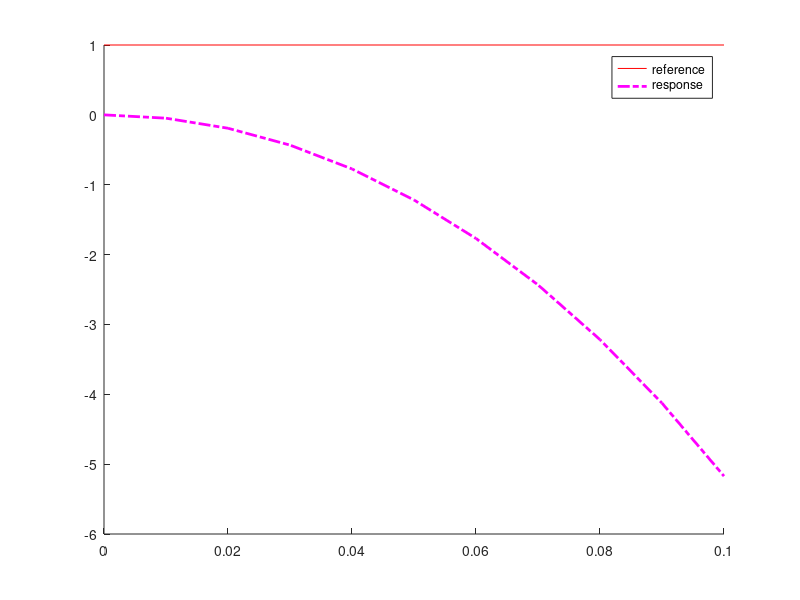

Write MATLAB code to recreate this figure.
%% Mech 482, HW 3 Problem 2, Christopher Abel

clear all, close all, clc;

m1 = .05975; % kg; mass of pendulum arm
L1 = .117; % meter; length of pendulum arm to wheel
Lc = L1/2;  % meter; center of mass of pendulum arm
I1 = .000048463; % kg*m^2; Moment of inertia of pendulum arm
m2 = .058; % kg; mass of wheel
I2 = .0000076242; % kg*m^2; Moment of inertia of wheel
mBar = m1*Lc + m2*L1; % Substitution variable to make calculation easier
g = 9.81; % m/s^2; gravity

Q = m1*Lc^2 + m2*L1^2 + I1; % Substitution variable to make constructing the matrices easier

A = [0 1 0 0; mBar*g/Q 0 0 0; 0 0 0 1; -mBar*g/Q 0 0 0]; % State-Space Representation
B = [0; -1/Q; 0; (1+I2/Q)/I2];
C = [1 0 0 0];
D = zeros(size(C,1),1);

%%

% Definition of the system in state space
sys_ss = ss(A,B,C,D)


%% Solving sys and plotting its numerical dynamic simulation (response)
t = 0:0.01:.1;                 % Time span
u = ones(size(t,2),1);    % Step input
% u = sin(t);
x0 = [0 0 0 0];                  % Initial conditions
[Y,T,X] = lsim(sys_ss,u,t,x0);

% Plotting the result
figure; hold on;
plot(t,u,'r');
plot(T,Y,'m-.','linewidth',2);
% axis([-1.5 t(end) -.5 1.5])
legend('reference','response');